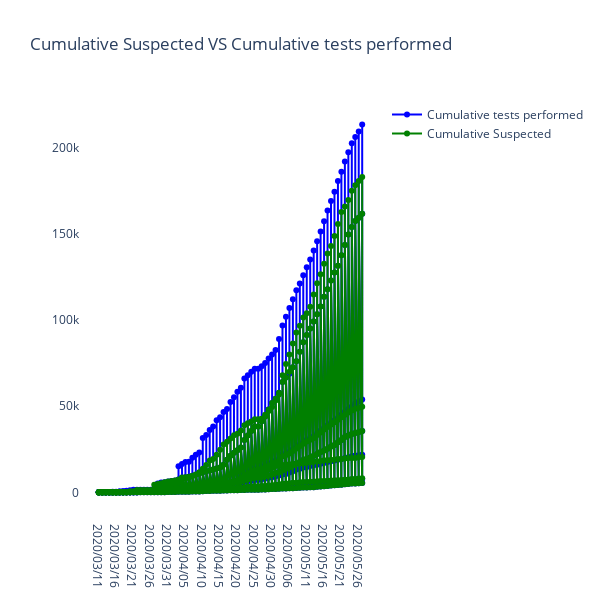

The notebook cell this image was saved under:
### Code cell
fig = go.Figure()
fig.add_trace(go.Scatter(x=covid_data['Date'], y=covid_data['Cumulative  tests performed'],
                    mode='lines+markers',marker_color='blue',name='Cumulative tests performed'))
fig.add_trace(go.Scatter(x=covid_data['Date'], y=covid_data['Cumulative'],
                mode='lines+markers',marker_color='green',name='Cumulative Suspected'))
fig.update_layout(title_text='Cumulative Suspected VS Cumulative tests performed',plot_bgcolor='rgb(275, 270, 273)',width=600, height=600)
fig.show()

### Figure 1 — Plotly figure (JSON) as saved in the notebook; plotly's stock layout.template omitted (floating-point values rounded to 4 significant figures; data arrays with more than 128 entries replaced by an {"elided": "..."} marker saying what was removed)
{"data": [{"marker": {"color": "blue"}, "mode": "lines+markers", "name": "Cumulative tests performed", "type": "scatter", "x": {"elided": "552 str values"}, "y": {"elided": "552 int values"}}, {"marker": {"color": "green"}, "mode": "lines+markers", "name": "Cumulative Suspected", "type": "scatter", "x": {"elided": "552 str values"}, "y": {"elided": "552 int values"}}], "layout": {"height": 600, "plot_bgcolor": "rgb(275, 270, 273)", "title": {"text": "Cumulative Suspected VS Cumulative tests performed"}, "width": 600}}
